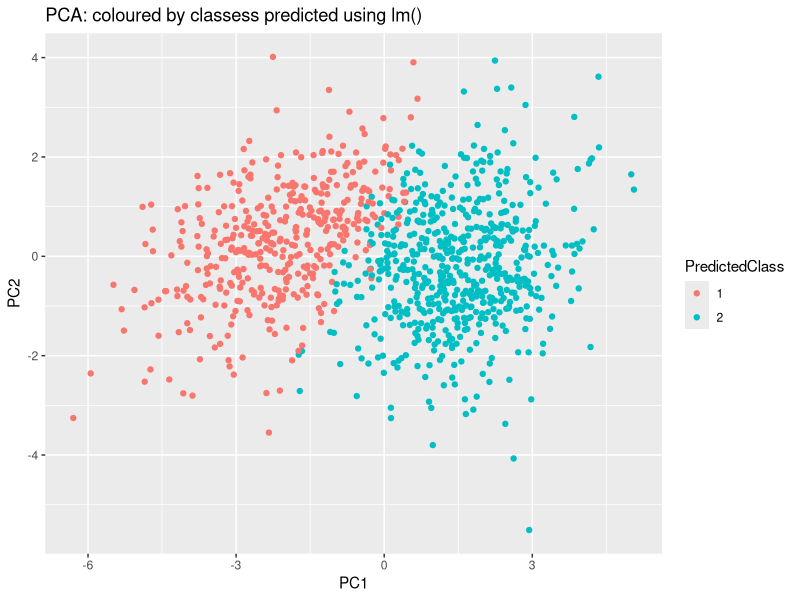

Write the R code that produced this figure.
# Tutorial script
train <- read.csv("rice_train.csv")
test <- read.csv("rice_test.csv")

# fit with linear regression
fit = lm(Class ~ ., data=train)

# vector with prediction for each row in test dataframe
yhat = (predict(fit, newdata=test)>1.5)+1

# principal components test dataset
pc <- prcomp(test, center = TRUE, scale. = TRUE)

# plot two principal components with colouring the predicted class with yhat
library(ggplot2)

pc_df <- as.data.frame(pc$x[, 1:2])
pc_df$PredictedClass <- factor(yhat)

ggplot(pc_df, aes(PC1, PC2, color = PredictedClass)) +
  geom_point() +
  labs(title = "PCA: coloured by classess predicted using lm()")
